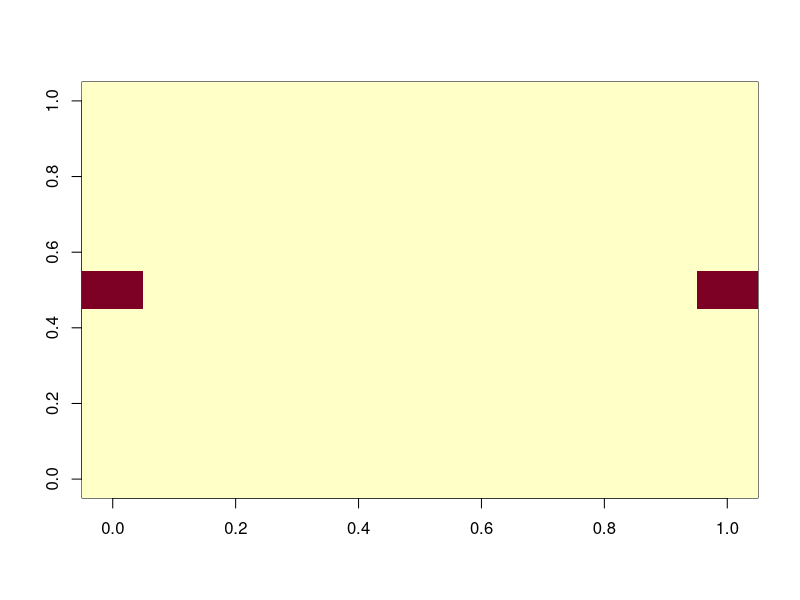
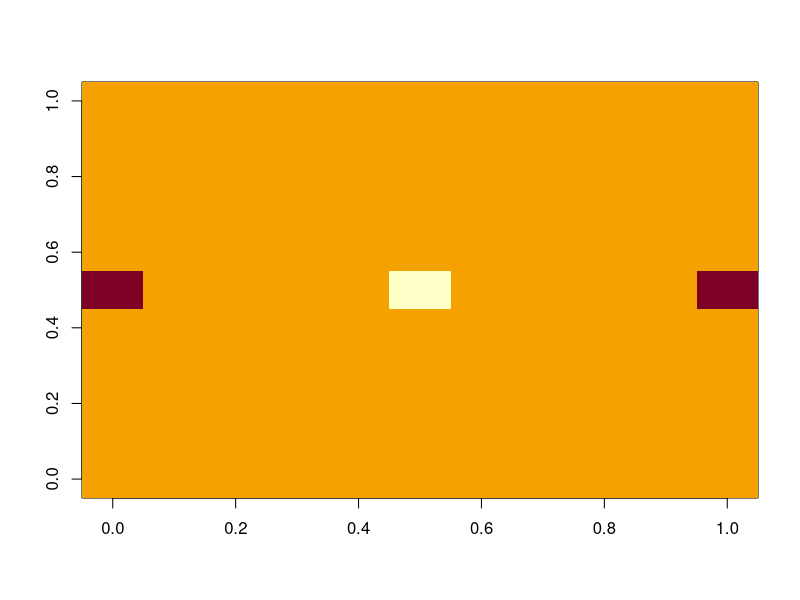

These charts were generated, in order, by the following R code: (Note: this script raises an error after producing the figures.)
## ---- chunk 1

library(pracma)
library(Hmisc)
library(gplots)

rm(list=ls())
#follow that rat!

#an ABM for rats social foraging

#all rats start with an equal probability of following another rat or doing their 
#own thing (<- NEED TO THINK OF HOW TO BUILD THIS IN)

#all rats have a simple linear operator to learn the value of states of different locations
#they build a map of the quickest way to reach a goal

#this value generalizes to all surrounding rats according to some spatial-gradient
#decay



## ---- chunk 2

#params

#world size
rows = 11
cols = rows

#rats
n_rats = 1
p_move = 1

start_position <- c(6,6)

#learning rates
alpha <- runif(n_rats,0,0.1)

total_steps = 100000
sims = 1000
mem_length = 5; 


## ---- chunk 3
#initial world_matrix
world_matrix <- matrix(data=NA, nrow = rows, ncol = cols)
world_matrix[is.na(world_matrix)] <- 0

#initialize rat representations of world_matrix
rat_representation <- NULL
for (i in 1:n_rats)
{
  rat_representation[[i]] <- world_matrix
}


#place reinforcers in the world
world_matrix[6,11]<-1
world_matrix[6,1]<-1


image(t(world_matrix))


world_matrix_wstart <-  world_matrix
world_matrix_wstart[start_position[1],start_position[2]]<- -1

image(t(world_matrix_wstart))


## ---- chunk 4

#functions

move_rat <- function(n_rats,p_move)
{

  #which rats decide to move
  rats_move <- runif(n_rats,0,1)
  p_move_rat<- rats_move
  p_move_rat[rats_move<=p_move] <- 1
  p_move_rat[rats_move>p_move] <- 0
  return(p_move_rat)
  
}

#get all adjacent locations
find_locations <- function(n_rats,rats_moving,coord_matrix,max_idx)
{
  #find adjacent locations 
  possible_coords_earat <- NULL
  for (i in 1:n_rats)
  {
    current_coords <- coord_matrix[i,]
    adjacent_coords <- pracma::repmat(current_coords,8,1)
    if (rats_moving[i] ==1)
    {
    #north
    adjacent_coords[1,1]<-adjacent_coords[1,1]-1
    #northwest
    adjacent_coords[2,]<-adjacent_coords[2,]-1
    #west
    adjacent_coords[3,2]<-adjacent_coords[3,2]-1
    #southwest
    adjacent_coords[4,1]<-adjacent_coords[4,1]+1
    adjacent_coords[4,2]<-adjacent_coords[4,2]-1
    #south
    adjacent_coords[5,1]<-adjacent_coords[5,1]+1
    #southeast
    adjacent_coords[6,]<-adjacent_coords[6,]+1
    #east
    adjacent_coords[7,2]<-adjacent_coords[7,2]+1
    #northeast
    adjacent_coords[8,1]<-adjacent_coords[8,1]-1
    adjacent_coords[8,2]<-adjacent_coords[8,2]+1

    adjacent_coords[adjacent_coords>max_idx]<-NA
    adjacent_coords[adjacent_coords<1]<-NA
    adjacent_coords <- adjacent_coords[complete.cases(adjacent_coords),]
    possible_coords_earat[[i]] <- adjacent_coords
    }
    else
    {
      possible_coords_earat[[i]] <- adjacent_coords
    }
  }
  return(possible_coords_earat)
}


choice <- function(n_rats,possible_coords,rat_representation)
{
  coord_choice <- NULL
  for (i in 1:n_rats)
  {
    pcoords <- possible_coords[[i]]
    temp_matrix <- rat_representation[[i]]
    coord_values <- temp_matrix[pcoords]
    multiple_max <- coord_values==max(coord_values)
    if (sum(multiple_max) == 1)
    {
      select_coord <- pcoords[which.max(coord_values),]
    } else {
      rselect <- sample(which(multiple_max %in% c(TRUE)),1)
      select_coord <- pcoords[rselect,]
    }
    coord_choice[[i]] <- select_coord
  }
  return(coord_choice)
}

state_reward_update <- function(n_rats,selected_coords,world_matrix,
                                rat_representation,mem_coords,alpha)
{
  for (i in 1:n_rats)
  {

    temp_coord <- selected_coords[[i]]
    prev_coord <- mem_coords[,1:2,i]
    reward_coord <- find.matches(t(as.matrix(temp_coord)),prev_coord)
    prev_coord <- prev_coord[-reward_coord$matches[1],]
    prev_coord <- na.omit(prev_coord)
    temp_mat <- rat_representation[[i]]
    reward <- world_matrix[temp_coord[1],temp_coord[2]]
    #update current state
    temp_mat[temp_coord[1],temp_coord[2]] <- 
      temp_mat[temp_coord[1],temp_coord[2]] + 
      alpha[i]*(reward - temp_mat[temp_coord[1],temp_coord[2]])
    #update previous states
    dist_from_reward <- mem_coords[,3,i]
    dist_from_reward <- na.omit(dist_from_reward)
    dist_from_reward <- dist_from_reward/max(dist_from_reward)
    dist_from_reward <- dist_from_reward[dist_from_reward < 1.0]
    
    temp_mat[prev_coord] <- temp_mat[prev_coord] + 
      (0.5*dist_from_reward)*alpha[i]*(reward - temp_mat[prev_coord])
    
    #collect rat representation
    rat_representation[[i]] <- temp_mat
  }
  return(list(reward,rat_representation))
}

update_coords <- function(n_rats,selected_coords)
{
  updated_coords <- matrix(data=t(as.data.frame(selected_coords)),
                           nrow = n_rats,ncol = 2)
  return(updated_coords)
}


## ---- chunk 5

#data_collection11
collect_coord_mat <- array(data=NA,
                           dim=c(total_steps,2,sims,n_rats))

for (s in 1:sims)
{
  #initialize rats and start in center of matrix
  coord_matrix <- matrix(data=NA,nrow=n_rats,ncol=2)
  coord_matrix[,c(1:2)]<-start_position
  collect_coord_mat[1,,s,1] <- coord_matrix
  
  #memory of coords
  mem_coords<-array(data=NA,c(mem_length,3,n_rats))

  r = 0
  steps = 0
  mem_step = 0
  
  while (r < 1)
  {
    steps <- steps + 1
    mem_step = mem_step + 1
    if (mem_step > 5) {mem_step = 1}
    rats_moving <- move_rat(n_rats,p_move)
    possible_coords <- find_locations(n_rats,rats_moving,coord_matrix,rows)
    selected_coords <- choice(n_rats,possible_coords,rat_representation)
    ##create memory buffer to track coordinates in a session and then
    #update in proportion to distance from the reward
    mem_coords[mem_step,1:2,1] <- selected_coords[[1]]
    mem_coords[mem_step,3,1] <- 1
    reward_and_rep <- state_reward_update(n_rats,selected_coords,world_matrix,
                                          rat_representation,mem_coords,alpha)
    coord_matrix <- update_coords(n_rats,selected_coords)
    collect_coord_mat[steps+1,,s,1]<-coord_matrix[1,]
  
    r <- reward_and_rep[[1]]
    rat_representation[[1]] <- reward_and_rep[[2]][[1]]
    mem_coords[,3,1] <- mem_coords[,3,1]*0.8


  }
}


plot(collect_coord_mat[,1,sims,1],collect_coord_mat[,2,sims,1])
# plot(collect_coord_mat[,1,2],collect_coord_mat[,2,2])


plot(collect_coord_mat[c(1:steps),1,sims,1],col="blue", ylim=c(1,11))
points(collect_coord_mat[c(1:steps),2,sims,1],col="red")
lines(collect_coord_mat[c(1:steps),1,sims,1],col="blue")
lines(collect_coord_mat[c(1:steps),2,sims,1],col="red")

# plot(collect_coord_mat[c(1:steps),1,2],col="blue")
# points(collect_coord_mat[c(1:steps),2,2],col="red")
# lines(collect_coord_mat[c(1:steps),1,2],col="blue")
# lines(collect_coord_mat[c(1:steps),2,2],col="red")
